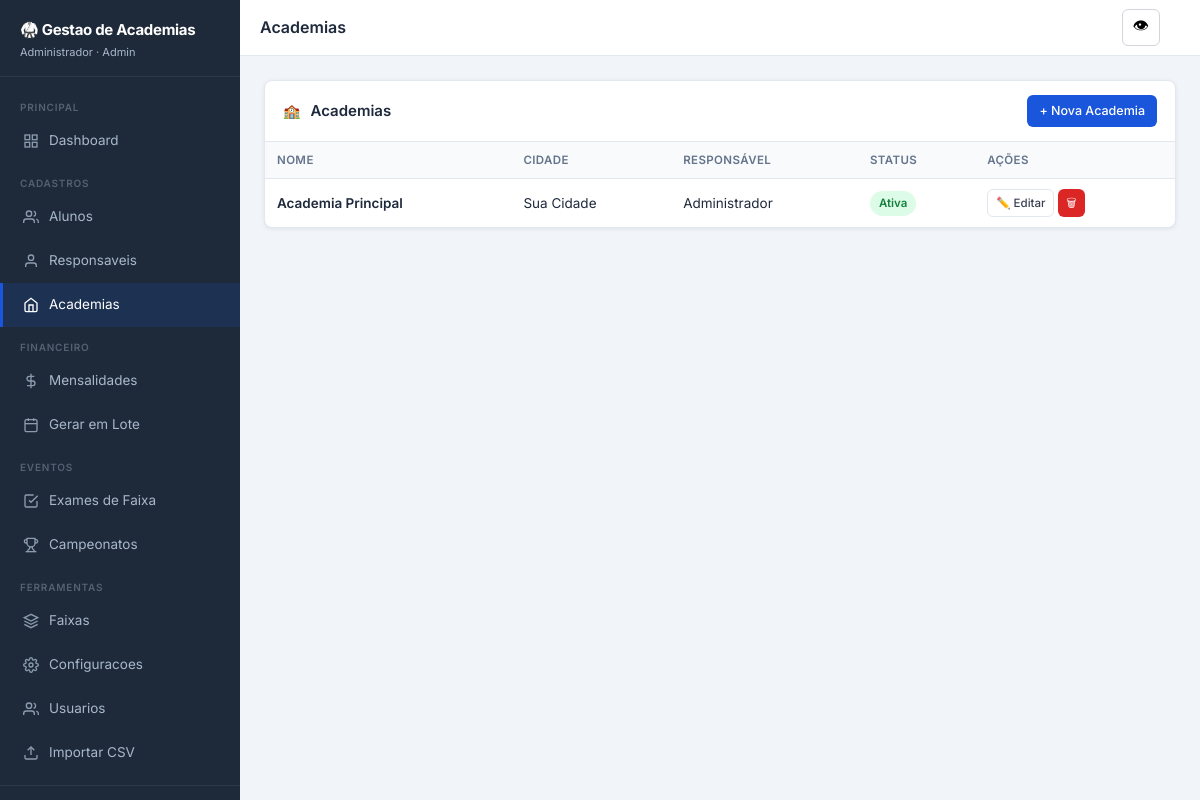
/?page=academias (signed in), run on the app's committed database.
### tables this page shows
CREATE TABLE IF NOT EXISTS academias (
  id          INT UNSIGNED  NOT NULL AUTO_INCREMENT,
  nome        VARCHAR(120)  NOT NULL,
  cidade      VARCHAR(80)   NULL,
  responsavel VARCHAR(120)  NULL,
  ativo       TINYINT(1)    NOT NULL DEFAULT 1,
  created_at  TIMESTAMP     NOT NULL DEFAULT CURRENT_TIMESTAMP,
  PRIMARY KEY (id)
);

### config/database.php (called while the page is built, shortened)
<?php
function getDB() {
    static $pdo = null;
    if ($pdo === null) {
        $dsn = 'mysql:host=' . DB_HOST . ';dbname=' . DB_NAME . ';charset=' . DB_CHARSET;
        $options = [
            PDO::ATTR_ERRMODE            => PDO::ERRMODE_EXCEPTION,
            PDO::ATTR_DEFAULT_FETCH_MODE => PDO::FETCH_ASSOC,
            PDO::ATTR_EMULATE_PREPARES   => false,
        ];
        if (defined('PDO::MYSQL_ATTR_INIT_COMMAND')) {
            $options[PDO::MYSQL_ATTR_INIT_COMMAND] = "SET NAMES utf8mb4 COLLATE utf8mb4_unicode_ci";
        }
        try {
            $pdo = new PDO($dsn, DB_USER, DB_PASS, $options);
            $pdo->exec("SET NAMES utf8mb4 COLLATE utf8mb4_unicode_ci");
        } catch (PDOException $e) {
            $msg = 'Falha na conexao: ' . $e->getMessage();
            if (defined('display_errors') || ini_get('display_errors')) {
                die('<pre style="color:red">' . htmlspecialchars($msg) . '</pre>');
            }
            die($msg);
        }
    }
    return $pdo;
}

### models/OutrosModels.php (called while the page is built, shortened)
<?php
class AcademiaModel {
    private PDO $db;
    public function __construct() { $this->db = getDB(); }
    public function listar(): array {
        return $this->db->query("SELECT * FROM academias ORDER BY nome")->fetchAll();
    }
}

### config/app.php (called while the page is built, shortened)
<?php
function h($s)         { return htmlspecialchars((string)$s, ENT_QUOTES, 'UTF-8'); }

### views/academias/index.php (the view)
<?php $pageTitle = 'Academias'; require_once __DIR__ . '/../layouts/header.php'; ?>
<div class="card">
  <div class="card-header"><span>🏫</span><h2>Academias</h2>
    <a href="<?= BASE_URL ?>/?page=academias.criar" class="btn btn-primary btn-sm ms-auto">+ Nova Academia</a>
  </div>
  <?php if (empty($academias)): ?>
    <div class="empty-state"><div class="icon">🏫</div><h3>Nenhuma academia cadastrada</h3></div>
  <?php else: ?>
  <div class="table-wrap">
    <table>
      <thead><tr><th>Nome</th><th>Cidade</th><th>Responsável</th><th>Status</th><th>Ações</th></tr></thead>
      <tbody>
      <?php foreach ($academias as $ac): ?>
        <tr>
          <td class="fw-600"><?= h($ac['nome']) ?></td>
          <td><?= h($ac['cidade'] ?? '—') ?></td>
          <td><?= h($ac['responsavel'] ?? '—') ?></td>
          <td><?= $ac['ativo'] ? '<span class="badge badge-success">Ativa</span>' : '<span class="badge badge-secondary">Inativa</span>' ?></td>
          <td>
            <a href="<?= BASE_URL ?>/?page=academias.editar&id=<?= $ac['id'] ?>" class="btn btn-outline btn-xs">✏️ Editar</a>
            <a href="<?= BASE_URL ?>/?page=academias.excluir&id=<?= $ac['id'] ?>"
               class="btn btn-danger btn-xs" data-confirm="Excluir '<?= h($ac['nome']) ?>'?">🗑</a>
          </td>
        </tr>
      <?php endforeach; ?>
      </tbody>
    </table>
  </div>
  <?php endif; ?>
</div>
<?php require_once __DIR__ . '/../layouts/footer.php'; ?>

### public/css/app.css (style rules this page uses)
*, *::before, *::after { box-sizing: border-box; margin: 0; padding: 0; }
:root { --primary: #1a56db; --primary-dark: #1341b0; --sidebar-bg: #1e2a3a; --sidebar-text: #a8b8cc; --sidebar-hover: #2a3a4e; --sidebar-width: 240px; --topbar-h: 56px; --radius: 8px; --shadow: 0 1px 4px rgba(0,0,0,.08); --border: #e2e8f0; }
html { height: 100%; }
body { font-family: 'Inter', system-ui, -apple-system, sans-serif; font-size: 14px; background: #f1f5f9; color: #1e293b; line-height: 1.6; touch-action: manipulation; -webkit-overflow-scrolling: touch; }
.card { background: #fff; border: 1px solid var(--border); border-radius: var(--radius); box-shadow: var(--shadow); }
.card-header { padding: 14px 18px; border-bottom: 1px solid var(--border); display: flex; align-items: center; gap: 10px; flex-wrap: wrap; }
.card-header h2 { font-size: 15px; font-weight: 600; flex: 1; min-width: 100px; }
.table-wrap { overflow-x: auto; -webkit-overflow-scrolling: touch; }
table { width: 100%; border-collapse: collapse; font-size: 13.5px; }
thead th { background: #f8fafc; padding: 9px 12px; text-align: left; font-weight: 600; font-size: 11.5px; color: #64748b; text-transform: uppercase; letter-spacing: .4px; border-bottom: 1px solid var(--border); white-space: nowrap; }
tbody td { padding: 10px 12px; border-bottom: 1px solid #f1f5f9; vertical-align: middle; }
tbody tr:last-child td { border-bottom: none; }
.badge { display: inline-flex; align-items: center; gap: 4px; padding: 3px 9px; border-radius: 20px; font-size: 11.5px; font-weight: 600; white-space: nowrap; }
.badge-success { background: #dcfce7; color: #15803d; }
.btn { display: inline-flex; align-items: center; gap: 6px; padding: 8px 16px; border-radius: 6px; font-size: 13.5px; font-weight: 500; cursor: pointer; border: none; text-decoration: none; transition: filter .15s; white-space: nowrap; min-height: 38px; }
.btn-primary { background: var(--primary); color: #fff; }
.btn-danger { background: #dc2626; color: #fff; }
.btn-outline { background: transparent; border: 1px solid var(--border); color: #374151; }
.btn-sm { padding: 5px 12px; font-size: 12.5px; min-height: 32px; }
.btn-xs { padding: 3px 8px; font-size: 11.5px; min-height: 28px; }
.fw-600 { font-weight: 600; }
.ms-auto { margin-left: auto; }

### data on the page
academias: nome "Academia Principal", cidade "Sua Cidade", responsavel "Administrador", ativo "Ativa"

### other printed values
APP_NAME "Gestao de Academias"
$_SESSION['usuario_nome'] "Administrador"
$pageTitle "Academias"
